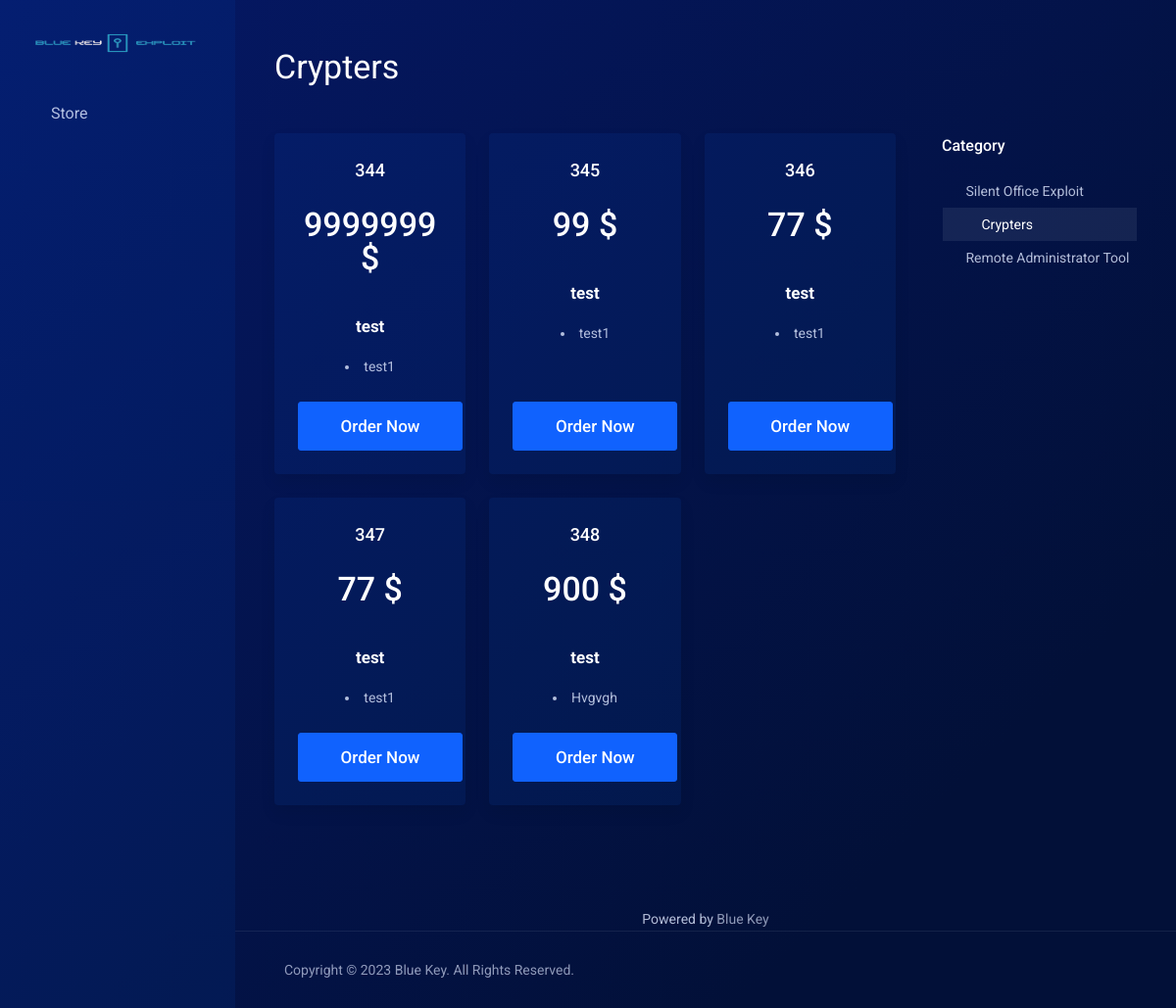
/order/crypters, run on the app's committed database.
### app.py (models this page shows, shortened)
class Crypters(db.Model):
    __tablename__ = 'crypters'
    id = db.Column(db.Integer, primary_key=True)
    product_name = db.Column(db.String(200))
    product_image = db.Column(db.String(50000))
    product_description = db.Column(db.String(10000))
    price = db.Column(db.Integer)
    date_created = db.Column(db.DateTime, default=datetime.utcnow)

### app.py (the view)
@app.route('/order/crypters')
def crypters():
    crypters = Crypters.query.order_by(Crypters.date_created).all()
    return render_template('Order/index.php?rp=%2Fstore%2Fcrypters.html',crypters=crypters,active_tab='crypters')

### templates/Order/index.php?rp=%2Fstore%2Fcrypters.html (shortened to what this page needs)
{% extends "Order/layout.html" %}
{% block crypters %}
<div class="py-4  m-b-24">
</div>
<div class="main-body ">
    <div class="container">
        <div class="main-grid row">
                                    <div class="main-header col-md-9 pull-md-right">
                    <div class="header-lined ">
                                                <h1>
        Crypters
    </h1>
                                                    </div>
                </div>
<div class="col-md-3 pull-md-left main-sidebar sidebar hidden-xs hidden-sm">
<div menuItemName="Categories" class="panel panel-sidebar">
<div class="panel-heading">
<h3 class="panel-title">
                        &nbsp;
Category
</h3>
</div>
        <div class="list-group">
            <a menuItemName="Silent Office Exploit" href="{{url_for('silent')}}" class="{{'list-group-item active' if active_tab=='silent' else 'list-group-item'}}" id="Secondary_Sidebar-Categories-Silent_Office_Exploit">
                <i class="ls ls-box"></i>
                Silent Office Exploit
                </a>
                                            <a menuItemName="Crypters" href="{{url_for('crypters')}}" class="{{'list-group-item active' if active_tab=='crypters' else 'list-group-item'}}" id="Secondary_Sidebar-Categories-Crypters">
                <i class="ls ls-box"></i>
                Crypters
                </a>
                                            <a menuItemName="Remote Administrator Tool" href="{{url_for('remote')}}" class="{{'list-group-item active' if active_tab=='remote' else 'list-group-item'}}" id="Secondary_Sidebar-Categories-Remote_Administrator_Tool">
                <i class="ls ls-box"></i>
                Remote Administrator Tool
                </a>
                                        </div>
</div>
</div>
<div class="main-content col-md-9 pull-md-right">
        <div class="products" id="products">
    <div class="row row-eq-height row-eq-height-sm">
                            {% for product in crypters %}
                            <div class="col-lg-4 col-sm-6 ">
                <div class="package " id="product1">
                                                <h3 class="package-name">{{product.id}}</h3>
                    <div class="package-price">
                                                                                                                                        <div class="price ">{{product.price}} $</div>
                                                                                                                            </div>
                                                                                <div class="package-content">
                            <p><b><h4>{{product.product_name}}</h4></b><br />
<li>{{product.product_description}}</li><br />
</ul></h5><br />
</p>
                        </div>
                                                <div class="package-footer">
                        <a href="cart.php%3Fa=add&amp;pid=2.html" class="btn btn-lg btn-primary" id="product1-order-button">
                            Order Now
                        </a>
                                                    </div>
                </div>
                            </div>
                            {% endfor %}
            </div>
                    </div>
</div>
    </div>
</div>
</div>
{% endblock crypters %}

### templates/Order/layout.html (shortened to what this page needs)
<!DOCTYPE html>
<html lang="en" >
<head>
    <link href="{{url_for('static',filename='templates/lagom/core/styles/futuristic/assets/css/theme.css?v=1.6.0.css')}}" rel="stylesheet" class="lagom-style">
    <link href="{{url_for('static',filename='templates/lagom/core/styles/futuristic/assets/css/site.css?v=1.6.0.css')}}" rel="stylesheet" class="lagom-style">
    <link href="{{url_for('static',filename='templates/lagom/core/styles/futuristic/assets/css/futuristic-custom.css?v=1.6.0.css')}}" rel="stylesheet" class="lagom-style">
<link rel="stylesheet" type="text/css" href="{{url_for('static',filename='assets/css/fontawesome-all.min.css')}}" />
</head>
<body class="lagom page-with-banner lagom-not-portal lagom-layout-left-wide page-homepage" data-phone-cc-input="1">
<div class="app-nav hidden-print">
    <section id="header">
        <div class="container">
                                                           <a href="{{url_for('home')}}" class="logo hidden-sm hidden-xs"><img style="width:450px;" src="{{url_for('static',filename='templates/lagom/assets/img/logo/logo_big_inverse.png')}}" alt="SilentExploits"/></a>
        </div>
    </section>
        <section id="main-menu">
    <nav id="nav" class="navbar navbar-default navbar-main " role="navigation" data-main-menu>
        <div class="container">
            <div class="navbar-collapse" id="primary-nav">
                <ul class="nav navbar-nav" data-nav>
        <li menuItemName="Store" class="dropdown  " id="Primary_Navbar-Store">
        <a class="dropdown-toggle"  href="{{url_for('home')}}">
                                <i class="fas fa-ticket lm lm-basket"></i>
                                                <span>Store</span>
            <b class="ls ls-caret"></b>
        </a>
                    </ul>
        </div>
    </nav>
</section>
</div>
<div class="app-main ">
    {% block crypters %}
    {% endblock crypters %}
<p style="text-align:center;">Powered by <a href="#" target="_blank">Blue Key</a></p>
                                    <div class="main-footer hidden-print">
                <div class="container">
                    <div class="footer-content">
                        <p>Copyright &copy; 2023 Blue Key. All Rights Reserved.</p>
                                                </div>
                    <div class="footer-actions">
                        <a href="{{url_for('home')}}" class="back-to-top btn btn-sm btn-icon"><i class="lm lm-go-top"></i></a>
                    </div>
                </div>
            </div>
</div>
</body>
</html>

### static/templates/lagom/core/styles/futuristic/assets/css/futuristic-custom.css?v=1.6.0.css (style rules this page uses)
.kbarticles a,.package .package-name,.package .package-price { color:#fff }
.lagom.page-with-banner .main-body { padding-top:0 }

### data on the page
Crypters: id "344", price "9999999", product_description "test1"
Crypters: id "345", price "99", product_description "test1"
Crypters: id "346", price "77", product_description "test1"
Crypters: id "347", price "77", product_description "test1"
Crypters: id "348", price "900", product_description "Hvgvgh"
